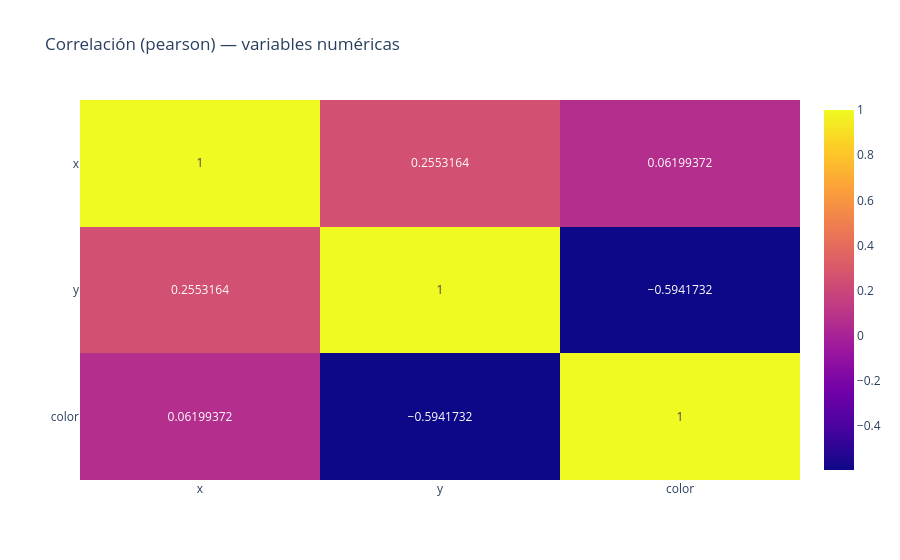
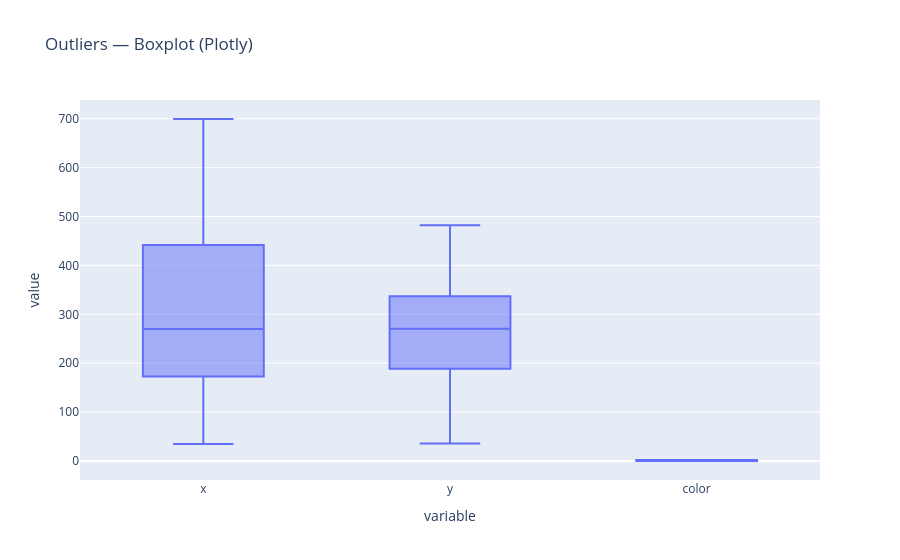

Notebook cell for these charts, in order:
### Markdown cell above
# Strong EDA

### Code cell
eda = EDAQuick(df)

eda.run_eda(
    show_corr=True,
    show_outliers=True,
    show_missing=True,
    show_cardinality=True,
    show_target=False,
    show_predictive_power=False
)

### Figure 1 — Plotly figure (JSON) as saved in the notebook; plotly's stock layout.template omitted (floating-point values rounded to 4 significant figures)
{"data": [{"coloraxis": "coloraxis", "hovertemplate": "x: %{x}<br>y: %{y}<br>color: %{z}<extra></extra>", "name": "0", "texttemplate": "%{z}", "type": "heatmap", "x": ["x", "y", "color"], "xaxis": "x", "y": ["x", "y", "color"], "yaxis": "y", "z": [[1.0, 0.2553, 0.06199], [0.2553, 1.0, -0.5942], [0.06199, -0.5942, 1.0]]}], "layout": {"coloraxis": {"colorscale": [[0, "#0d0887"], [0.1111, "#46039f"], [0.2222, "#7201a8"], [0.3333, "#9c179e"], [0.4444, "#bd3786"], [0.5556, "#d8576b"], [0.6667, "#ed7953"], [0.7778, "#fb9f3a"], [0.8889, "#fdca26"], [1, "#f0f921"]]}, "title": {"text": "Correlación (pearson) — variables numéricas"}, "xaxis": {"anchor": "y", "domain": [0, 1]}, "yaxis": {"anchor": "x", "autorange": "reversed", "domain": [0, 1]}}}

### Figure 2 — Plotly figure (JSON) as saved in the notebook; plotly's stock layout.template omitted (floating-point values rounded to 4 significant figures; data arrays with more than 128 entries replaced by an {"elided": "..."} marker saying what was removed)
{"data": [{"alignmentgroup": "True", "boxpoints": "outliers", "hovertemplate": "variable=%{x}<br>value=%{y}<extra></extra>", "legendgroup": "", "marker": {"color": "#636efa"}, "name": "", "notched": false, "offsetgroup": "", "orientation": "v", "showlegend": false, "type": "box", "x": {"elided": "17130 str values"}, "x0": " ", "xaxis": "x", "y": {"elided": "17130 float values"}, "y0": " ", "yaxis": "y"}], "layout": {"boxmode": "group", "legend": {"tracegroupgap": 0}, "title": {"text": "Outliers — Boxplot (Plotly)"}, "xaxis": {"anchor": "y", "domain": [0, 1], "title": {"text": "variable"}}, "yaxis": {"anchor": "x", "domain": [0, 1], "title": {"text": "value"}}}}
